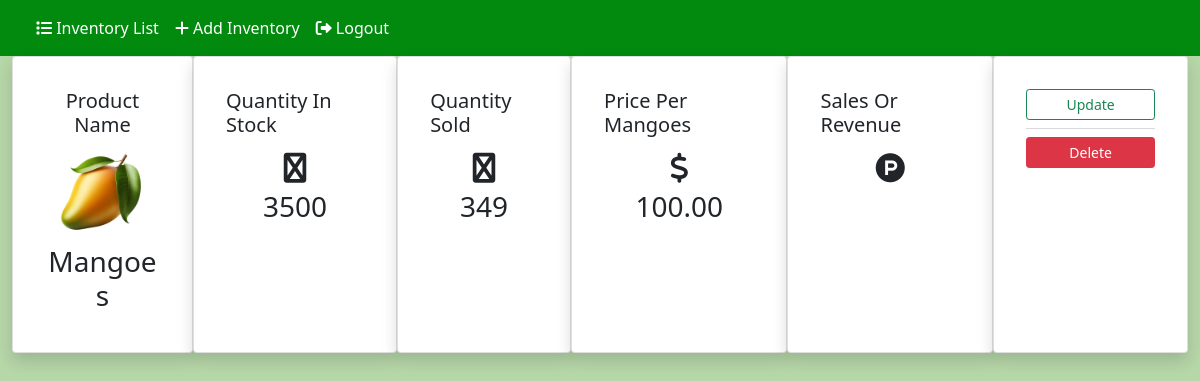
/inventory/per_product/11 (signed in), run on the app's committed database.
### inventory/models.py (models this page shows, shortened)
class Inventory(models.Model):
    name = models.CharField(max_length=100, null=False, blank=False)
    cost_per_item = models.DecimalField(max_digits=19, decimal_places=2, null=False, blank=False)
    quantity_in_stock = models.IntegerField(null=False, blank=False)
    quantity_sold = models.IntegerField(null=False, blank=False)
    total_sales = models.DecimalField(max_digits=19, decimal_places=2, null=False, blank=False)
    stock_date = models.DateField(auto_now_add=True)
    last_sales_date = models.DateField(auto_now=True)
    product_image = models.ImageField(upload_to='product_images/', null=True, blank=True)

### inventory/views.py (the view)
# urls.py: path("per_product/<int:pk>", per_product_view, name="per_product"),
@login_required
def per_product_view(request, pk):
    inventory = get_object_or_404(Inventory, pk=pk)
    context = {"inventory": inventory}
    return render(request, "inventory/per_product.html", context=context)

### templates/inventory/per_product.html (shortened to what this page needs)
{% extends "../layout.html" %}
{% block content %}
  <div class="d-flex">
    <div class="d-flex">
      <div class="card shadow p-3 mb-5 bg-white rounded">
        <div class="card-body text-center">
          <h5 class="card-title">Product Name</h5>
          {% if inventory.product_image %}
            <img src="{{ inventory.product_image.url }}" alt="{{ inventory.name }}" style="max-width: 100px; max-height: 100px;" class="img-fluid">
          {% endif %}
          <h3>{{ inventory.name }}</h3>
        </div>
      </div>
    <div class="card shadow p-3 mb-5 bg-white rounded">
      <div class="card-body">
        <h5 class="card-title">Quantity In Stock</h5>
        <div style="font-size: 30px;" class="text-center">
          <span><i class="fab fa-warehouse"></i></span>
        </div>
        <h3 class="text-center">{{ inventory.quantity_in_stock }}</h3>
      </div>
    </div>
    <div class="card shadow p-3 mb-5 bg-white rounded">
      <div class="card-body">
        <h5 class="card-title">Quantity Sold</h5>
        <div style="font-size: 30px;" class="text-center">
          <span><i class="fab fa-warehouse"></i></span>
        </div>
        <h3 class="text-center">{{ inventory.quantity_sold }}</h3>
      </div>
    </div>
    <div class="card shadow p-3 mb-5 bg-white rounded">
      <div class="card-body">
        <h5 class="card-title">Price Per {{ inventory.name }}</h5>
        <div style="font-size: 30px;" class="text-center">
          <span><i class="fas fa-dollar-sign"></i></span>
        </div>
        <h3 class="text-center">{{ inventory.cost_per_item }}</h3>
      </div>
    </div>
    <div class="card shadow p-3 mb-5 bg-white rounded">
      <div class="card-body">
        <h5 class="card-title">Sales Or Revenue</h5>
        <div style="font-size: 30px;" class="text-center">
          <span><i class="fab fa-product-hunt"></i></span>
        </div>
      </div>
    </div>
    <div class="card shadow p-3 mb-5 bg-white rounded">
      <div class="card-body">
        <div class="row mx-auto justify-content-center">
          <a class="btn btn-outline-success btn-sm" href="{% url 'update_inventory' inventory.id %}">Update</a>
          <div class="dropdown-divider"></div>
          <a class="btn btn-danger btn-sm" href="{% url 'delete_inventory' inventory.id %}">Delete</a>
        </div>
      </div>
    </div>
  </div>
{% endblock %}

### chkimsv20/static/css/main.css (style rules this page uses)
body { background-color: rgb(182,215,168); }

### data on the page
Inventory: product_image (picture), name "Mangoes", quantity_in_stock "3500", quantity_sold "349", cost_per_item "100.00"
